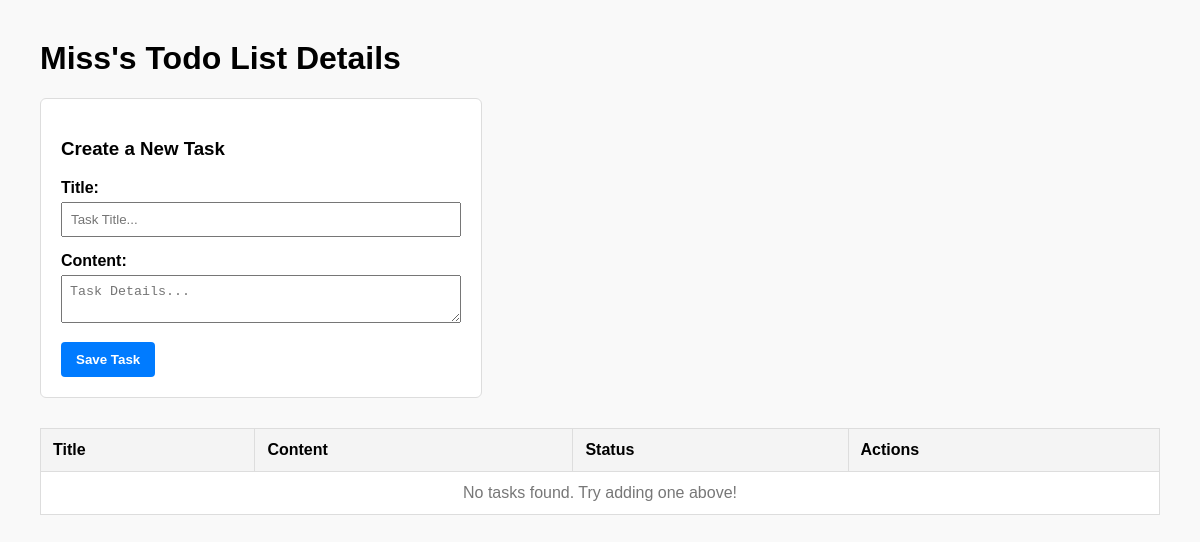
Page /todos/ on the earlier database version.
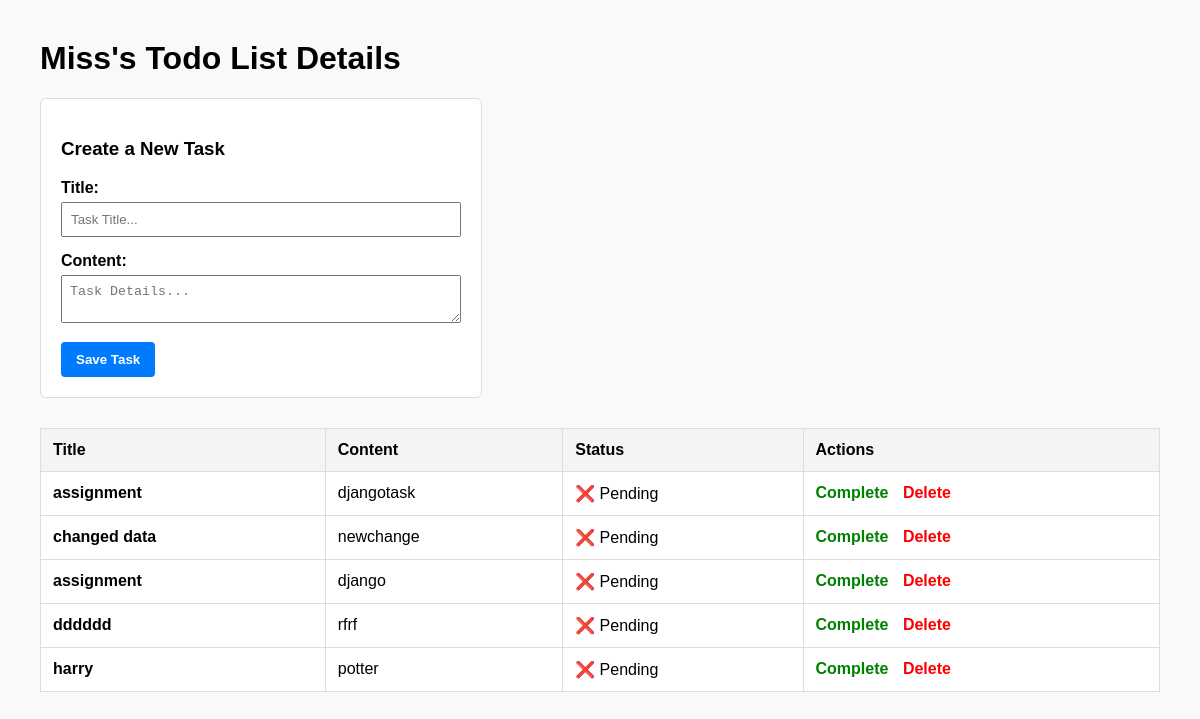
Same page on the later database version.
### note/models.py (models this page shows)
class TodoList(models.Model):
    title=models.CharField(max_length=200)
    content=models.TextField()
    status=models.BooleanField(default=False)
    created_at=models.DateTimeField(auto_now_add=True)

### note/views.py (the view)
# urls.py: path('todos/', views.todo_manager, name='todo_view'),
def todo_manager(request):
    if request.method == 'POST':
        req_title = request.POST.get('title')
        req_content = request.POST.get('content')
        print(req_title, req_content)
        print("------------------------------")
        TodoList.objects.create(title=req_title, content=req_content)
        return redirect('todo_view')
    elif request.method == 'GET':
        all_todos = TodoList.objects.all()
        return render(request, 'note.html', {'todos': all_todos})

### website/templates/note.html (shortened to what this page needs)
<!DOCTYPE html>
<html lang="en">
<head>
</head>
<body>
    <h1>Miss's Todo List Details</h1>
    <div class="form-container">
        <h3>Create a New Task</h3>
        <form method="POST" action="{% url 'todo_view' %}">
            <label>Title:</label>
            <input type="text" name="title" required placeholder="Task Title...">
            <label>Content:</label>
            <textarea name="content" placeholder="Task Details..."></textarea>
            <button type="submit">Save Task</button>
        </form>
    </div>
       <table>
        <thead>
            <tr>
                <th>Title</th>
                <th>Content</th>
                <th>Status</th>
                <th>Actions</th>
            </tr>
        </thead>
        <tbody>
            {% for todo in todos %}
            <tr>
                <td><strong>{{ todo.title }}</strong></td>
                <td>{{ todo.content }}</td>
                <td>{% if todo.status %}✅ Done{% else %}❌ Pending{% endif %}</td>
                <td>
                    <a href="{% url 'update_view' todo.id %}" style="margin-right: 10px; color: green; text-decoration: none; font-weight: bold;">Complete</a>
                    <a href="{% url 'delete_view' todo.id %}" style="color: red; text-decoration: none; font-weight: bold;">Delete</a>
                </td>
            </tr>
            {% empty %}
             <tr>
                <td colspan="4" style="text-align: center; color: #777;">
                    No tasks found. Try adding one above!
                </td>
            </tr>
            {% endfor %}
        </tbody>
    </table>
</body>
</html>

### website/templates/note.html (style rules this page uses)
body { font-family: sans-serif; margin: 40px; background-color: #f9f9f9; }
.form-container { background: white; margin-bottom: 30px; padding: 20px; border: 1px solid #ddd; max-width: 400px; border-radius: 6px; }
label { font-weight: bold; display: block; margin-bottom: 5px; }
input, textarea { width: 100%; margin-bottom: 15px; padding: 8px; box-sizing: border-box; }
button { padding: 10px 15px; background: #007bff; color: white; border: none; cursor: pointer; font-weight: bold; border-radius: 4px; }
table { width: 100%; border-collapse: collapse; margin-top: 20px; background: white; }
th, td { border: 1px solid #ddd; padding: 12px; text-align: left; }
th { background-color: #f4f4f4; }

Differences in the rows shown:
added TodoList: title "assignment", content "djangotask", status "❌ Pending"
added TodoList: title "changed data", content "newchange", status "❌ Pending"
added TodoList: title "assignment", content "django", status "❌ Pending"
added TodoList: title "dddddd", content "rfrf", status "❌ Pending"
added TodoList: title "harry", content "potter", status "❌ Pending"
Other differences:
text no longer shown: "No tasks found. Try adding one above!"
